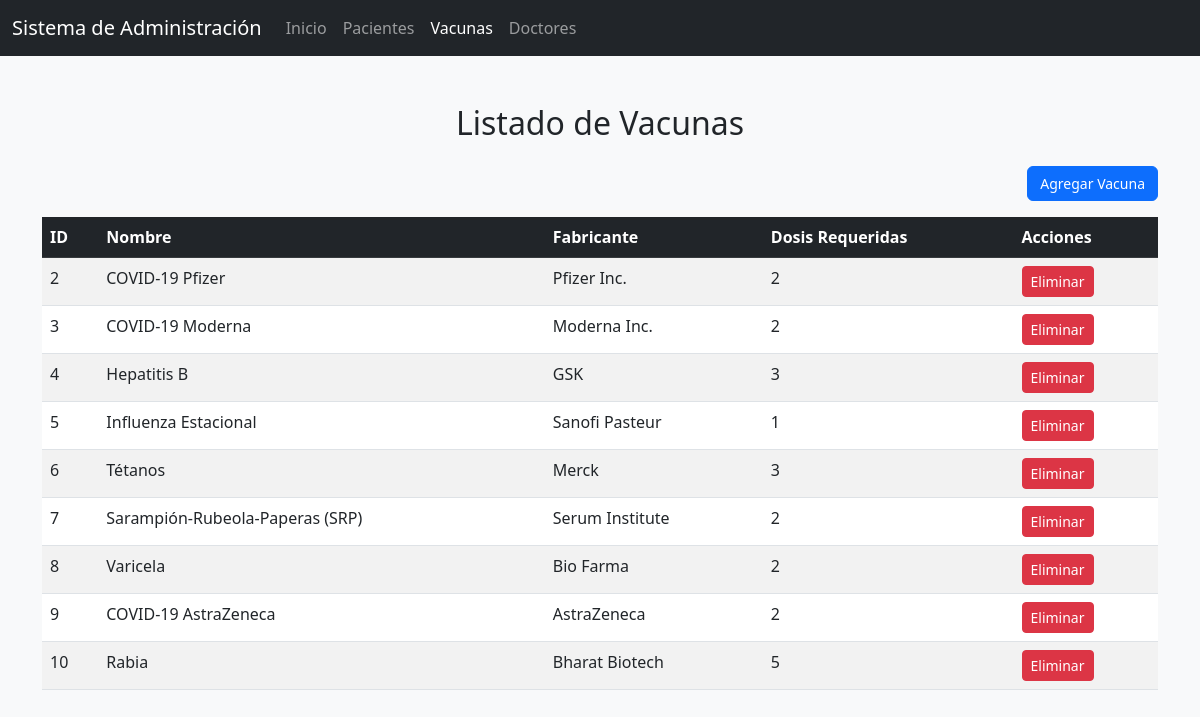
The app's page /Modulos/Administrador/Vacunas.php with its own data.
### tables this page shows
CREATE TABLE `vacunas` (
  `id` int(11) NOT NULL,
  `Nombre` varchar(512) NOT NULL,
  `Fabricante` varchar(512) NOT NULL,
  `Vacu_disp` int(255) NOT NULL,
  `FechaCad` date NOT NULL
);

### Modulos/Administrador/Vacunas.php (the view, shortened to what this page needs)
<?php
include('../../Conexion.php');
?>
<!DOCTYPE html>
<html lang="es">
<head>
    <link rel="stylesheet" href="https://cdn.jsdelivr.net/npm/bootstrap@5.3.0/dist/css/bootstrap.min.css">
</head>
<body>
<nav class="navbar navbar-expand-lg navbar-dark bg-dark">
    <div class="container-fluid">
        <a class="navbar-brand" href="#">Sistema de Administración</a>
        <div class="collapse navbar-collapse">
            <ul class="navbar-nav">
                <li class="nav-item"><a class="nav-link" href="Principal.php">Inicio</a></li>
                <li class="nav-item"><a class="nav-link" href="pacientes.php">Pacientes</a></li>
                <li class="nav-item"><a class="nav-link active" aria-current="page" href="vacunas.php">Vacunas</a></li>
                <li class="nav-item"><a class="nav-link" href="doctores.php">Doctores</a></li>
            </ul>
        </div>
    </div>
</nav>
<div class="container mt-5">
    <h2 class="text-center mb-4">Listado de Vacunas</h2>
    <div class="d-flex justify-content-end mb-3">
        <button class="btn btn-primary" data-bs-toggle="modal" data-bs-target="#modalVacuna">Agregar Vacuna</button>
    </div>
    <table class="table table-striped table-hover">
        <thead class="table-dark">
            <tr>
                <th>ID</th>
                <th>Nombre</th>
                <th>Fabricante</th>
                <th>Dosis Requeridas</th>
                <th>Acciones</th>
            </tr>
        </thead>
        <tbody>
            <?php
            $servicios = $link->query("SELECT * FROM vacunas");
            if ($servicios && $servicios->num_rows > 0) {
                while ($row = $servicios->fetch_assoc()) {
                    echo "<tr>";
                    echo "<td>" . $row["id"] . "</td>";
                    echo "<td>" . $row["Nombre"] . "</td>";
                    echo "<td>" . $row["Fabricante"] . "</td>";
                    echo "<td>" . $row["Vacu_disp"] . "</td>";
                    echo "<td>
                            <a href='vacunas.php?eliminar=" . $row["id"] . "'
                               class='btn btn-danger btn-sm'
                               onclick=\"return confirm('¿Estás seguro de que deseas eliminar esta vacuna?');\">
                               Eliminar
                            </a>
                          </td>";
                    echo "</tr>";
                }
            } else {
                echo "<tr><td colspan='5' class='text-center'>No se encontraron registros.</td></tr>";
            }
            ?>
        </tbody>
    </table>
</div>
</body>
</html>

### Modulos/Administrador/Vacunas.php (style rules this page uses)
body { background-color: #f8f9fa; }
.btn { font-size: 0.875rem; }

### records on screen
vacunas: id "2", Nombre "COVID-19 Pfizer", Fabricante "Pfizer Inc.", Vacu_disp "2"
vacunas: id "3", Nombre "COVID-19 Moderna", Fabricante "Moderna Inc.", Vacu_disp "2"
vacunas: id "4", Nombre "Hepatitis B", Fabricante "GSK", Vacu_disp "3"
vacunas: id "5", Nombre "Influenza Estacional", Fabricante "Sanofi Pasteur", Vacu_disp "1"
vacunas: id "6", Nombre "Tétanos", Fabricante "Merck", Vacu_disp "3"
vacunas: id "7", Nombre "Sarampión-Rubeola-Paperas (SRP)", Fabricante "Serum Institute", Vacu_disp "2"
vacunas: id "8", Nombre "Varicela", Fabricante "Bio Farma", Vacu_disp "2"
vacunas: id "9", Nombre "COVID-19 AstraZeneca", Fabricante "AstraZeneca", Vacu_disp "2"
vacunas: id "10", Nombre "Rabia", Fabricante "Bharat Biotech", Vacu_disp "5"
